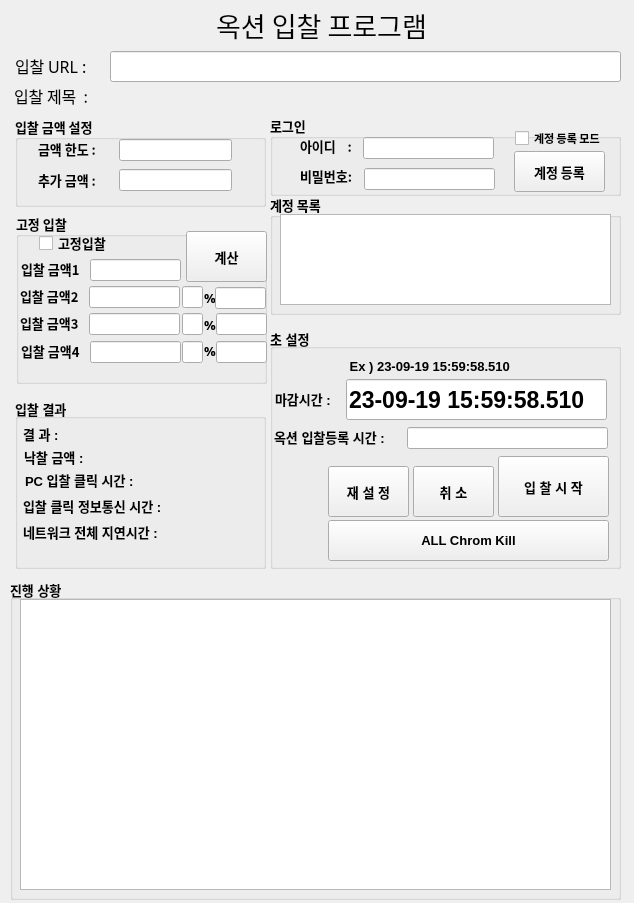
<?xml version="1.0" encoding="UTF-8"?>
<ui version="4.0">
 <class>MainWindow</class>
 <widget class="QMainWindow" name="MainWindow">
  <property name="geometry">
   <rect>
    <x>0</x>
    <y>0</y>
    <width>634</width>
    <height>903</height>
   </rect>
  </property>
  <property name="windowTitle">
   <string>옥션</string>
  </property>
  <widget class="QWidget" name="centralwidget">
   <widget class="QLabel" name="lbUrl">
    <property name="geometry">
     <rect>
      <x>15</x>
      <y>50</y>
      <width>91</width>
      <height>31</height>
     </rect>
    </property>
    <property name="font">
     <font>
      <family>HY견고딕</family>
      <pointsize>12</pointsize>
      <weight>50</weight>
      <bold>false</bold>
     </font>
    </property>
    <property name="lineWidth">
     <number>3</number>
    </property>
    <property name="text">
     <string>입찰 URL :</string>
    </property>
   </widget>
   <widget class="QLineEdit" name="linUrl">
    <property name="geometry">
     <rect>
      <x>110</x>
      <y>51</y>
      <width>511</width>
      <height>31</height>
     </rect>
    </property>
   </widget>
   <widget class="QGroupBox" name="groupBox">
    <property name="geometry">
     <rect>
      <x>15</x>
      <y>116</y>
      <width>251</width>
      <height>91</height>
     </rect>
    </property>
    <property name="font">
     <font>
      <family>맑은 고딕</family>
      <pointsize>10</pointsize>
      <weight>75</weight>
      <bold>true</bold>
     </font>
    </property>
    <property name="title">
     <string>입찰 금액 설정</string>
    </property>
    <widget class="QLabel" name="label_2">
     <property name="geometry">
      <rect>
       <x>23</x>
       <y>22</y>
       <width>71</width>
       <height>21</height>
      </rect>
     </property>
     <property name="text">
      <string>금액 한도 : </string>
     </property>
    </widget>
    <widget class="QLineEdit" name="linMaxPrice">
     <property name="geometry">
      <rect>
       <x>104</x>
       <y>23</y>
       <width>113</width>
       <height>22</height>
      </rect>
     </property>
    </widget>
    <widget class="QLineEdit" name="linAdditionalPrice">
     <property name="geometry">
      <rect>
       <x>104</x>
       <y>53</y>
       <width>113</width>
       <height>22</height>
      </rect>
     </property>
    </widget>
    <widget class="QLabel" name="label_3">
     <property name="geometry">
      <rect>
       <x>23</x>
       <y>53</y>
       <width>71</width>
       <height>21</height>
      </rect>
     </property>
     <property name="text">
      <string>추가 금액 :</string>
     </property>
    </widget>
   </widget>
   <widget class="QGroupBox" name="groupBox_2">
    <property name="geometry">
     <rect>
      <x>270</x>
      <y>328</y>
      <width>351</width>
      <height>241</height>
     </rect>
    </property>
    <property name="font">
     <font>
      <pointsize>10</pointsize>
      <weight>75</weight>
      <bold>true</bold>
     </font>
    </property>
    <property name="title">
     <string>초 설정</string>
    </property>
    <widget class="QLabel" name="label_4">
     <property name="geometry">
      <rect>
       <x>5</x>
       <y>60</y>
       <width>71</width>
       <height>21</height>
      </rect>
     </property>
     <property name="text">
      <string>마감시간 :</string>
     </property>
    </widget>
    <widget class="QLineEdit" name="oneWindow">
     <property name="geometry">
      <rect>
       <x>76</x>
       <y>51</y>
       <width>261</width>
       <height>41</height>
      </rect>
     </property>
     <property name="font">
      <font>
       <pointsize>17</pointsize>
       <weight>75</weight>
       <bold>true</bold>
      </font>
     </property>
     <property name="text">
      <string>23-09-19 15:59:58.510</string>
     </property>
    </widget>
    <widget class="QPushButton" name="btnStart">
     <property name="geometry">
      <rect>
       <x>228</x>
       <y>128</y>
       <width>111</width>
       <height>61</height>
      </rect>
     </property>
     <property name="font">
      <font>
       <pointsize>10</pointsize>
       <weight>75</weight>
       <bold>true</bold>
      </font>
     </property>
     <property name="text">
      <string>입 찰 시 작</string>
     </property>
    </widget>
    <widget class="QPushButton" name="btnCancel">
     <property name="geometry">
      <rect>
       <x>143</x>
       <y>138</y>
       <width>81</width>
       <height>51</height>
      </rect>
     </property>
     <property name="font">
      <font>
       <pointsize>10</pointsize>
       <weight>75</weight>
       <bold>true</bold>
      </font>
     </property>
     <property name="text">
      <string>취 소</string>
     </property>
    </widget>
    <widget class="QPushButton" name="btnreset">
     <property name="geometry">
      <rect>
       <x>58</x>
       <y>138</y>
       <width>81</width>
       <height>51</height>
      </rect>
     </property>
     <property name="font">
      <font>
       <pointsize>10</pointsize>
       <weight>75</weight>
       <bold>true</bold>
      </font>
     </property>
     <property name="text">
      <string>재 설 정</string>
     </property>
    </widget>
    <widget class="QLabel" name="label_7">
     <property name="geometry">
      <rect>
       <x>76</x>
       <y>28</y>
       <width>201</width>
       <height>20</height>
      </rect>
     </property>
     <property name="text">
      <string> Ex ) 23-09-19 15:59:58.510</string>
     </property>
    </widget>
    <widget class="QLabel" name="label_13">
     <property name="geometry">
      <rect>
       <x>4</x>
       <y>101</y>
       <width>131</width>
       <height>16</height>
      </rect>
     </property>
     <property name="text">
      <string>옥션 입찰등록 시간 :</string>
     </property>
    </widget>
    <widget class="QLineEdit" name="lnauctionRegTime">
     <property name="geometry">
      <rect>
       <x>137</x>
       <y>99</y>
       <width>201</width>
       <height>22</height>
      </rect>
     </property>
    </widget>
    <widget class="QPushButton" name="BtnchromKill">
     <property name="geometry">
      <rect>
       <x>58</x>
       <y>192</y>
       <width>281</width>
       <height>41</height>
      </rect>
     </property>
     <property name="text">
      <string>ALL Chrom Kill</string>
     </property>
    </widget>
   </widget>
   <widget class="QGroupBox" name="groupBox_3">
    <property name="geometry">
     <rect>
      <x>15</x>
      <y>398</y>
      <width>251</width>
      <height>171</height>
     </rect>
    </property>
    <property name="font">
     <font>
      <pointsize>10</pointsize>
      <weight>75</weight>
      <bold>true</bold>
     </font>
    </property>
    <property name="title">
     <string>입찰 결과</string>
    </property>
    <widget class="QLabel" name="lbResult">
     <property name="geometry">
      <rect>
       <x>8</x>
       <y>28</y>
       <width>211</width>
       <height>16</height>
      </rect>
     </property>
     <property name="text">
      <string>결 과 :</string>
     </property>
    </widget>
    <widget class="QLabel" name="lbresultTime">
     <property name="geometry">
      <rect>
       <x>10</x>
       <y>74</y>
       <width>241</width>
       <height>16</height>
      </rect>
     </property>
     <property name="text">
      <string>PC 입찰 클릭 시간 :</string>
     </property>
    </widget>
    <widget class="QLabel" name="lbsuccessfulPrice">
     <property name="geometry">
      <rect>
       <x>9</x>
       <y>51</y>
       <width>221</width>
       <height>16</height>
      </rect>
     </property>
     <property name="text">
      <string>낙찰 금액 :</string>
     </property>
    </widget>
    <widget class="QLabel" name="labclick_time">
     <property name="geometry">
      <rect>
       <x>8</x>
       <y>100</y>
       <width>241</width>
       <height>16</height>
      </rect>
     </property>
     <property name="text">
      <string>입찰 클릭 정보통신 시간 :</string>
     </property>
    </widget>
    <widget class="QLabel" name="laboptimum">
     <property name="geometry">
      <rect>
       <x>8</x>
       <y>126</y>
       <width>241</width>
       <height>16</height>
      </rect>
     </property>
     <property name="text">
      <string>네트워크 전체 지연시간 : </string>
     </property>
    </widget>
   </widget>
   <widget class="QLabel" name="label_9">
    <property name="geometry">
     <rect>
      <x>61</x>
      <y>9</y>
      <width>521</width>
      <height>31</height>
     </rect>
    </property>
    <property name="font">
     <font>
      <family>HY견고딕</family>
      <pointsize>20</pointsize>
      <weight>50</weight>
      <bold>false</bold>
     </font>
    </property>
    <property name="text">
     <string>옥션 입찰 프로그램</string>
    </property>
    <property name="alignment">
     <set>Qt::AlignCenter</set>
    </property>
   </widget>
   <widget class="QGroupBox" name="groupBox_4">
    <property name="geometry">
     <rect>
      <x>10</x>
      <y>579</y>
      <width>611</width>
      <height>321</height>
     </rect>
    </property>
    <property name="font">
     <font>
      <pointsize>10</pointsize>
      <weight>75</weight>
      <bold>true</bold>
     </font>
    </property>
    <property name="title">
     <string>진행 상황</string>
    </property>
    <widget class="QListWidget" name="listProgress">
     <property name="geometry">
      <rect>
       <x>10</x>
       <y>20</y>
       <width>591</width>
       <height>291</height>
      </rect>
     </property>
    </widget>
   </widget>
   <widget class="QGroupBox" name="groupBox_5">
    <property name="geometry">
     <rect>
      <x>270</x>
      <y>115</y>
      <width>351</width>
      <height>81</height>
     </rect>
    </property>
    <property name="font">
     <font>
      <family>Agency FB</family>
      <pointsize>10</pointsize>
      <weight>75</weight>
      <bold>true</bold>
     </font>
    </property>
    <property name="title">
     <string>로그인</string>
    </property>
    <widget class="QLabel" name="label_5">
     <property name="geometry">
      <rect>
       <x>30</x>
       <y>20</y>
       <width>81</width>
       <height>21</height>
      </rect>
     </property>
     <property name="text">
      <string>아이디    :</string>
     </property>
    </widget>
    <widget class="QLabel" name="label_6">
     <property name="geometry">
      <rect>
       <x>30</x>
       <y>50</y>
       <width>81</width>
       <height>21</height>
      </rect>
     </property>
     <property name="text">
      <string>비밀번호:</string>
     </property>
    </widget>
    <widget class="QLineEdit" name="linID">
     <property name="enabled">
      <bool>true</bool>
     </property>
     <property name="geometry">
      <rect>
       <x>93</x>
       <y>22</y>
       <width>131</width>
       <height>22</height>
      </rect>
     </property>
    </widget>
    <widget class="QLineEdit" name="linPW">
     <property name="enabled">
      <bool>true</bool>
     </property>
     <property name="geometry">
      <rect>
       <x>94</x>
       <y>53</y>
       <width>131</width>
       <height>22</height>
      </rect>
     </property>
    </widget>
    <widget class="QPushButton" name="btnaccountReg">
     <property name="enabled">
      <bool>true</bool>
     </property>
     <property name="geometry">
      <rect>
       <x>244</x>
       <y>36</y>
       <width>91</width>
       <height>41</height>
      </rect>
     </property>
     <property name="text">
      <string>계정 등록</string>
     </property>
    </widget>
    <widget class="QCheckBox" name="checRegMode">
     <property name="enabled">
      <bool>true</bool>
     </property>
     <property name="geometry">
      <rect>
       <x>245</x>
       <y>15</y>
       <width>101</width>
       <height>16</height>
      </rect>
     </property>
     <property name="font">
      <font>
       <pointsize>8</pointsize>
      </font>
     </property>
     <property name="text">
      <string>계정 등록 모드</string>
     </property>
    </widget>
   </widget>
   <widget class="QGroupBox" name="groupBox_6">
    <property name="geometry">
     <rect>
      <x>16</x>
      <y>213</y>
      <width>251</width>
      <height>171</height>
     </rect>
    </property>
    <property name="font">
     <font>
      <family>맑은 고딕</family>
      <pointsize>10</pointsize>
      <weight>75</weight>
      <bold>true</bold>
     </font>
    </property>
    <property name="title">
     <string>고정 입찰</string>
    </property>
    <widget class="QLabel" name="label_8">
     <property name="geometry">
      <rect>
       <x>5</x>
       <y>45</y>
       <width>71</width>
       <height>21</height>
      </rect>
     </property>
     <property name="text">
      <string>입찰 금액1</string>
     </property>
    </widget>
    <widget class="QLineEdit" name="linfixedPrice">
     <property name="geometry">
      <rect>
       <x>74</x>
       <y>46</y>
       <width>91</width>
       <height>22</height>
      </rect>
     </property>
    </widget>
    <widget class="QCheckBox" name="checkFixed">
     <property name="geometry">
      <rect>
       <x>23</x>
       <y>22</y>
       <width>81</width>
       <height>16</height>
      </rect>
     </property>
     <property name="text">
      <string>고정입찰</string>
     </property>
    </widget>
    <widget class="QLabel" name="label_10">
     <property name="geometry">
      <rect>
       <x>4</x>
       <y>72</y>
       <width>71</width>
       <height>21</height>
      </rect>
     </property>
     <property name="text">
      <string>입찰 금액2</string>
     </property>
    </widget>
    <widget class="QLineEdit" name="linfixedPrice_2">
     <property name="geometry">
      <rect>
       <x>73</x>
       <y>73</y>
       <width>91</width>
       <height>22</height>
      </rect>
     </property>
    </widget>
    <widget class="QLabel" name="label_11">
     <property name="geometry">
      <rect>
       <x>4</x>
       <y>99</y>
       <width>71</width>
       <height>21</height>
      </rect>
     </property>
     <property name="text">
      <string>입찰 금액3 </string>
     </property>
    </widget>
    <widget class="QLineEdit" name="linfixedPrice_3">
     <property name="geometry">
      <rect>
       <x>73</x>
       <y>100</y>
       <width>91</width>
       <height>22</height>
      </rect>
     </property>
    </widget>
    <widget class="QLineEdit" name="linfixedPrice_4">
     <property name="geometry">
      <rect>
       <x>74</x>
       <y>128</y>
       <width>91</width>
       <height>22</height>
      </rect>
     </property>
    </widget>
    <widget class="QLabel" name="label_12">
     <property name="geometry">
      <rect>
       <x>5</x>
       <y>127</y>
       <width>71</width>
       <height>21</height>
      </rect>
     </property>
     <property name="text">
      <string>입찰 금액4 </string>
     </property>
    </widget>
    <widget class="QLineEdit" name="range1">
     <property name="geometry">
      <rect>
       <x>166</x>
       <y>73</y>
       <width>21</width>
       <height>22</height>
      </rect>
     </property>
    </widget>
    <widget class="QLineEdit" name="range2">
     <property name="geometry">
      <rect>
       <x>166</x>
       <y>100</y>
       <width>21</width>
       <height>22</height>
      </rect>
     </property>
    </widget>
    <widget class="QLineEdit" name="range3">
     <property name="geometry">
      <rect>
       <x>166</x>
       <y>128</y>
       <width>21</width>
       <height>22</height>
      </rect>
     </property>
    </widget>
    <widget class="QLabel" name="label">
     <property name="geometry">
      <rect>
       <x>188</x>
       <y>77</y>
       <width>21</width>
       <height>16</height>
      </rect>
     </property>
     <property name="text">
      <string>%</string>
     </property>
    </widget>
    <widget class="QLabel" name="label_14">
     <property name="geometry">
      <rect>
       <x>188</x>
       <y>104</y>
       <width>21</width>
       <height>16</height>
      </rect>
     </property>
     <property name="text">
      <string>%</string>
     </property>
    </widget>
    <widget class="QLabel" name="label_15">
     <property name="geometry">
      <rect>
       <x>188</x>
       <y>130</y>
       <width>21</width>
       <height>16</height>
      </rect>
     </property>
     <property name="text">
      <string>%</string>
     </property>
    </widget>
    <widget class="QPushButton" name="btncalcul">
     <property name="geometry">
      <rect>
       <x>170</x>
       <y>18</y>
       <width>81</width>
       <height>51</height>
      </rect>
     </property>
     <property name="text">
      <string>계산</string>
     </property>
    </widget>
    <widget class="QLineEdit" name="clickTime1">
     <property name="geometry">
      <rect>
       <x>199</x>
       <y>74</y>
       <width>51</width>
       <height>22</height>
      </rect>
     </property>
    </widget>
    <widget class="QLineEdit" name="clickTime2">
     <property name="geometry">
      <rect>
       <x>200</x>
       <y>100</y>
       <width>51</width>
       <height>22</height>
      </rect>
     </property>
    </widget>
    <widget class="QLineEdit" name="clickTime3">
     <property name="geometry">
      <rect>
       <x>200</x>
       <y>128</y>
       <width>51</width>
       <height>22</height>
      </rect>
     </property>
    </widget>
   </widget>
   <widget class="QGroupBox" name="groupBox_7">
    <property name="geometry">
     <rect>
      <x>270</x>
      <y>194</y>
      <width>351</width>
      <height>121</height>
     </rect>
    </property>
    <property name="font">
     <font>
      <family>Agency FB</family>
      <pointsize>10</pointsize>
      <weight>75</weight>
      <bold>true</bold>
     </font>
    </property>
    <property name="title">
     <string>계정 목록</string>
    </property>
    <widget class="QListWidget" name="listAccount">
     <property name="enabled">
      <bool>true</bool>
     </property>
     <property name="geometry">
      <rect>
       <x>10</x>
       <y>20</y>
       <width>331</width>
       <height>91</height>
      </rect>
     </property>
    </widget>
   </widget>
   <widget class="QLabel" name="lbTitle">
    <property name="geometry">
     <rect>
      <x>14</x>
      <y>86</y>
      <width>591</width>
      <height>20</height>
     </rect>
    </property>
    <property name="font">
     <font>
      <family>HY견고딕</family>
      <pointsize>12</pointsize>
      <weight>50</weight>
      <bold>false</bold>
     </font>
    </property>
    <property name="text">
     <string>입찰 제목  :</string>
    </property>
   </widget>
  </widget>
 </widget>
 <resources/>
 <connections/>
</ui>
